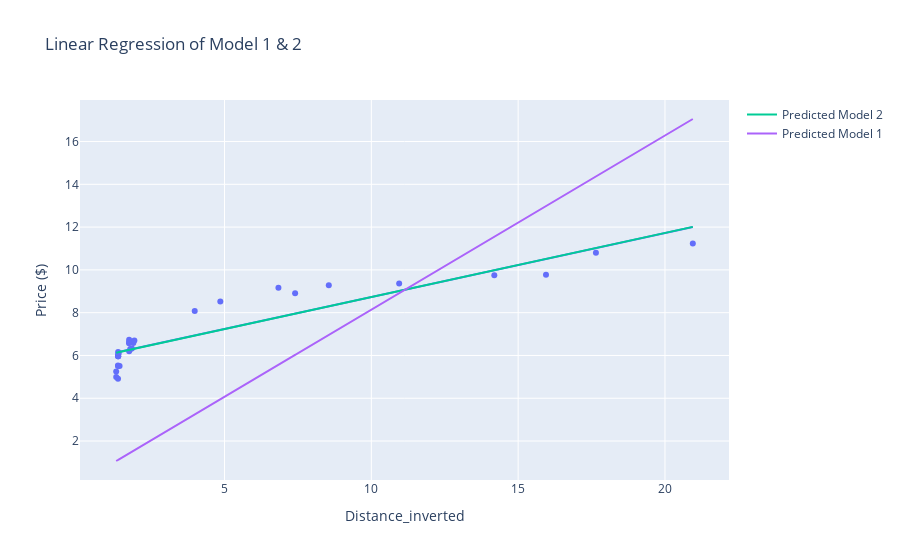

The notebook cell this image was saved under:
### Code cell
# plot
y_pred2 = initial_a + inital_b * x
y_pred1 = b * x
# add best fit line to plot
fig = px.scatter(x=x, y=y, labels={'x': 'Distance_inverted', 'y': 'Price ($)'}, title="Linear Regression of Model 1 & 2",trendline="ols")
fig.add_trace(go.Scatter(x=x, y=y_pred2, mode='lines', name='Predicted Model 2'))
fig.add_trace(go.Scatter(x=x, y=y_pred1, mode='lines', name='Predicted Model 1'))
fig.show()

### Figure 1 — Plotly figure (JSON) as saved in the notebook; plotly's stock layout.template omitted (floating-point values rounded to 4 significant figures)
{"data": [{"hovertemplate": "Distance_inverted=%{x}<br>Price ($)=%{y}<extra></extra>", "legendgroup": "", "marker": {"color": "#636efa", "symbol": "circle"}, "mode": "markers", "name": "", "orientation": "v", "showlegend": false, "type": "scatter", "x": [7.404, 1.789, 1.379, 1.373, 15.95, 1.397, 1.894, 6.836, 1.373, 10.95, 1.752, 1.311, 1.373, 1.93, 1.311, 1.845, 17.65, 3.985, 1.752, 4.857, 1.752, 1.376, 14.19, 8.551, 1.373, 20.95, 1.747, 1.426, 1.379, 1.379], "xaxis": "x", "y": [8.913, 6.308, 5.963, 5.511, 9.774, 6.114, 6.588, 9.171, 5.533, 9.365, 6.2, 5.253, 5.963, 6.695, 4.994, 6.329, 10.81, 8.073, 6.738, 8.525, 6.631, 6.157, 9.752, 9.278, 4.908, 11.24, 6.566, 5.511, 5.963, 6.049], "yaxis": "y"}, {"hovertemplate": "<b>OLS trendline</b><br>y = 0.29871 * x + 5.7462<br>R<sup>2</sup>=0.854771<br><br>Distance_inverted=%{x}<br>Price ($)=%{y} <b>(trend)</b><extra></extra>", "legendgroup": "", "marker": {"color": "#636efa", "symbol": "circle"}, "mode": "lines", "name": "", "showlegend": false, "type": "scatter", "x": [1.311, 1.311, 1.373, 1.373, 1.373, 1.373, 1.376, 1.379, 1.379, 1.379, 1.397, 1.426, 1.747, 1.752, 1.752, 1.752, 1.789, 1.845, 1.894, 1.93, 3.985, 4.857, 6.836, 7.404, 8.551, 10.95, 14.19, 15.95, 17.65, 20.95], "xaxis": "x", "y": [6.138, 6.138, 6.156, 6.156, 6.156, 6.156, 6.157, 6.158, 6.158, 6.158, 6.163, 6.172, 6.268, 6.27, 6.27, 6.27, 6.281, 6.297, 6.312, 6.323, 6.937, 7.197, 7.788, 7.958, 8.3, 9.016, 9.984, 10.51, 11.02, 12.0], "yaxis": "y"}, {"mode": "lines", "name": "Predicted Model 2", "type": "scatter", "x": [7.404, 1.789, 1.379, 1.373, 15.95, 1.397, 1.894, 6.836, 1.373, 10.95, 1.752, 1.311, 1.373, 1.93, 1.311, 1.845, 17.65, 3.985, 1.752, 4.857, 1.752, 1.376, 14.19, 8.551, 1.373, 20.95, 1.747, 1.426, 1.379, 1.379], "y": [7.955, 6.273, 6.151, 6.149, 10.51, 6.156, 6.305, 7.785, 6.149, 9.016, 6.262, 6.13, 6.149, 6.316, 6.13, 6.29, 11.02, 6.931, 6.262, 7.192, 6.262, 6.15, 9.987, 8.299, 6.149, 12.01, 6.261, 6.165, 6.151, 6.151]}, {"mode": "lines", "name": "Predicted Model 1", "type": "scatter", "x": [7.404, 1.789, 1.379, 1.373, 15.95, 1.397, 1.894, 6.836, 1.373, 10.95, 1.752, 1.311, 1.373, 1.93, 1.311, 1.845, 17.65, 3.985, 1.752, 4.857, 1.752, 1.376, 14.19, 8.551, 1.373, 20.95, 1.747, 1.426, 1.379, 1.379], "y": [6.027, 1.456, 1.123, 1.118, 12.98, 1.137, 1.542, 5.565, 1.118, 8.912, 1.426, 1.067, 1.118, 1.571, 1.067, 1.502, 14.37, 3.244, 1.426, 3.954, 1.426, 1.12, 11.55, 6.961, 1.118, 17.05, 1.422, 1.161, 1.123, 1.123]}], "layout": {"legend": {"tracegroupgap": 0}, "title": {"text": "Linear Regression of Model 1 & 2"}, "xaxis": {"anchor": "y", "domain": [0, 1], "title": {"text": "Distance_inverted"}}, "yaxis": {"anchor": "x", "domain": [0, 1], "title": {"text": "Price ($)"}}}}
